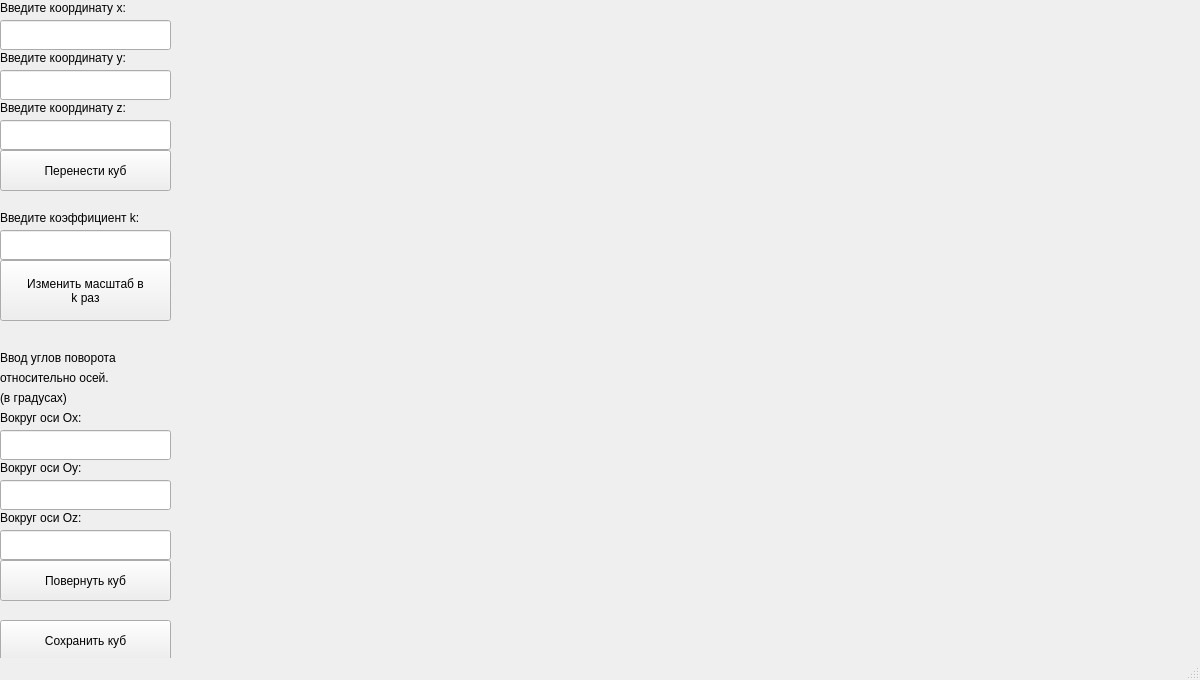
<?xml version="1.0" encoding="UTF-8"?>
<ui version="4.0">
 <class>MainWindow</class>
 <widget class="QMainWindow" name="MainWindow">
  <property name="geometry">
   <rect>
    <x>0</x>
    <y>0</y>
    <width>1200</width>
    <height>680</height>
   </rect>
  </property>
  <property name="minimumSize">
   <size>
    <width>1200</width>
    <height>680</height>
   </size>
  </property>
  <property name="maximumSize">
   <size>
    <width>1200</width>
    <height>680</height>
   </size>
  </property>
  <property name="windowTitle">
   <string>Лабораторная работа 1</string>
  </property>
  <property name="locale">
   <locale language="Russian" country="Russia"/>
  </property>
  <widget class="QWidget" name="centralwidget">
   <widget class="QLineEdit" name="lineEditX">
    <property name="geometry">
     <rect>
      <x>0</x>
      <y>20</y>
      <width>171</width>
      <height>30</height>
     </rect>
    </property>
    <property name="minimumSize">
     <size>
      <width>0</width>
      <height>0</height>
     </size>
    </property>
   </widget>
   <widget class="QLineEdit" name="lineEditY">
    <property name="geometry">
     <rect>
      <x>0</x>
      <y>70</y>
      <width>171</width>
      <height>30</height>
     </rect>
    </property>
   </widget>
   <widget class="QLabel" name="label">
    <property name="enabled">
     <bool>true</bool>
    </property>
    <property name="geometry">
     <rect>
      <x>0</x>
      <y>0</y>
      <width>171</width>
      <height>16</height>
     </rect>
    </property>
    <property name="autoFillBackground">
     <bool>false</bool>
    </property>
    <property name="locale">
     <locale language="Russian" country="Russia"/>
    </property>
    <property name="text">
     <string>Введите координату x:</string>
    </property>
   </widget>
   <widget class="QLabel" name="label_2">
    <property name="geometry">
     <rect>
      <x>0</x>
      <y>50</y>
      <width>171</width>
      <height>16</height>
     </rect>
    </property>
    <property name="locale">
     <locale language="Russian" country="Russia"/>
    </property>
    <property name="text">
     <string>Введите координату y:</string>
    </property>
   </widget>
   <widget class="QLabel" name="label_3">
    <property name="geometry">
     <rect>
      <x>0</x>
      <y>100</y>
      <width>171</width>
      <height>16</height>
     </rect>
    </property>
    <property name="locale">
     <locale language="Russian" country="Russia"/>
    </property>
    <property name="text">
     <string>Введите координату z:</string>
    </property>
   </widget>
   <widget class="QLineEdit" name="lineEditZ">
    <property name="geometry">
     <rect>
      <x>0</x>
      <y>120</y>
      <width>171</width>
      <height>30</height>
     </rect>
    </property>
   </widget>
   <widget class="QPushButton" name="shiftButton">
    <property name="geometry">
     <rect>
      <x>0</x>
      <y>150</y>
      <width>171</width>
      <height>41</height>
     </rect>
    </property>
    <property name="locale">
     <locale language="Russian" country="Russia"/>
    </property>
    <property name="text">
     <string>Перенести куб</string>
    </property>
   </widget>
   <widget class="QLineEdit" name="lineEditk">
    <property name="geometry">
     <rect>
      <x>0</x>
      <y>230</y>
      <width>171</width>
      <height>30</height>
     </rect>
    </property>
    <property name="minimumSize">
     <size>
      <width>0</width>
      <height>0</height>
     </size>
    </property>
    <property name="text">
     <string/>
    </property>
   </widget>
   <widget class="QLabel" name="label_4">
    <property name="enabled">
     <bool>true</bool>
    </property>
    <property name="geometry">
     <rect>
      <x>0</x>
      <y>210</y>
      <width>171</width>
      <height>16</height>
     </rect>
    </property>
    <property name="autoFillBackground">
     <bool>false</bool>
    </property>
    <property name="locale">
     <locale language="Russian" country="Russia"/>
    </property>
    <property name="text">
     <string>Введите коэффициент k:</string>
    </property>
   </widget>
   <widget class="QPushButton" name="scaleButton">
    <property name="geometry">
     <rect>
      <x>0</x>
      <y>260</y>
      <width>171</width>
      <height>61</height>
     </rect>
    </property>
    <property name="locale">
     <locale language="Russian" country="Russia"/>
    </property>
    <property name="text">
     <string>Изменить масштаб в 
k раз</string>
    </property>
   </widget>
   <widget class="QPushButton" name="rotateButton">
    <property name="geometry">
     <rect>
      <x>0</x>
      <y>560</y>
      <width>171</width>
      <height>41</height>
     </rect>
    </property>
    <property name="locale">
     <locale language="Russian" country="Russia"/>
    </property>
    <property name="text">
     <string>Повернуть куб</string>
    </property>
   </widget>
   <widget class="QPushButton" name="saveButton">
    <property name="geometry">
     <rect>
      <x>0</x>
      <y>620</y>
      <width>171</width>
      <height>41</height>
     </rect>
    </property>
    <property name="locale">
     <locale language="Russian" country="Russia"/>
    </property>
    <property name="text">
     <string>Сохранить куб</string>
    </property>
   </widget>
   <widget class="QLineEdit" name="lineEditOX">
    <property name="geometry">
     <rect>
      <x>0</x>
      <y>430</y>
      <width>171</width>
      <height>30</height>
     </rect>
    </property>
    <property name="minimumSize">
     <size>
      <width>0</width>
      <height>0</height>
     </size>
    </property>
   </widget>
   <widget class="QLabel" name="label_5">
    <property name="geometry">
     <rect>
      <x>0</x>
      <y>460</y>
      <width>171</width>
      <height>16</height>
     </rect>
    </property>
    <property name="locale">
     <locale language="Russian" country="Russia"/>
    </property>
    <property name="text">
     <string>Вокруг оси Oy:</string>
    </property>
   </widget>
   <widget class="QLabel" name="label_6">
    <property name="enabled">
     <bool>true</bool>
    </property>
    <property name="geometry">
     <rect>
      <x>0</x>
      <y>410</y>
      <width>171</width>
      <height>16</height>
     </rect>
    </property>
    <property name="autoFillBackground">
     <bool>false</bool>
    </property>
    <property name="locale">
     <locale language="Russian" country="Russia"/>
    </property>
    <property name="text">
     <string>Вокруг оси Ox:</string>
    </property>
   </widget>
   <widget class="QLineEdit" name="lineEditOY">
    <property name="geometry">
     <rect>
      <x>0</x>
      <y>480</y>
      <width>171</width>
      <height>30</height>
     </rect>
    </property>
   </widget>
   <widget class="QLineEdit" name="lineEditOZ">
    <property name="geometry">
     <rect>
      <x>0</x>
      <y>530</y>
      <width>171</width>
      <height>30</height>
     </rect>
    </property>
   </widget>
   <widget class="QLabel" name="label_7">
    <property name="geometry">
     <rect>
      <x>0</x>
      <y>510</y>
      <width>171</width>
      <height>16</height>
     </rect>
    </property>
    <property name="locale">
     <locale language="Russian" country="Russia"/>
    </property>
    <property name="text">
     <string>Вокруг оси Oz:</string>
    </property>
   </widget>
   <widget class="QLabel" name="label_9">
    <property name="enabled">
     <bool>true</bool>
    </property>
    <property name="geometry">
     <rect>
      <x>0</x>
      <y>350</y>
      <width>171</width>
      <height>16</height>
     </rect>
    </property>
    <property name="autoFillBackground">
     <bool>false</bool>
    </property>
    <property name="locale">
     <locale language="Russian" country="Russia"/>
    </property>
    <property name="text">
     <string>Ввод углов поворота</string>
    </property>
   </widget>
   <widget class="QLabel" name="label_10">
    <property name="enabled">
     <bool>true</bool>
    </property>
    <property name="geometry">
     <rect>
      <x>0</x>
      <y>370</y>
      <width>171</width>
      <height>16</height>
     </rect>
    </property>
    <property name="autoFillBackground">
     <bool>false</bool>
    </property>
    <property name="locale">
     <locale language="Russian" country="Russia"/>
    </property>
    <property name="text">
     <string>относительно осей.</string>
    </property>
   </widget>
   <widget class="QLabel" name="label_11">
    <property name="enabled">
     <bool>true</bool>
    </property>
    <property name="geometry">
     <rect>
      <x>0</x>
      <y>390</y>
      <width>171</width>
      <height>16</height>
     </rect>
    </property>
    <property name="autoFillBackground">
     <bool>false</bool>
    </property>
    <property name="locale">
     <locale language="Russian" country="Russia"/>
    </property>
    <property name="text">
     <string>(в градусах)</string>
    </property>
   </widget>
  </widget>
  <widget class="QStatusBar" name="statusbar"/>
 </widget>
 <resources/>
 <connections/>
</ui>
